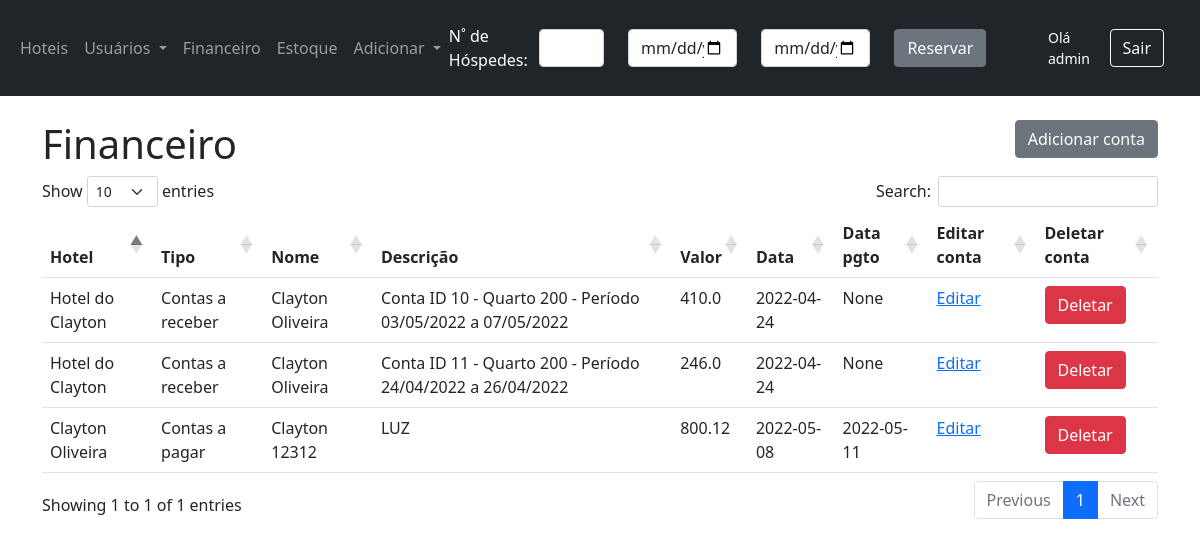
Screenshot of /listar-contas (signed in) with the database file from the repository.
### app/models.py (models this page shows, shortened)
class User(db.Model, UserMixin):
    __tablename__ = 'users'
    id = db.Column(db.Integer, primary_key=True)
    name = db.Column(db.String(500))
    password = db.Column(db.String(500))
    password_confirmation = db.Column(db.String(500))
    profile = db.Column(db.String(15))
    email = db.Column(db.String(120), unique=True)
    hotel_id = db.Column(db.Integer)
    def get_id(self):
        return self.id
    def get_profile(self):
        return self.profile
    def get_hotel_id(self):
        return self.hotel_id

class Hotels(db.Model):
    __tablename__ = 'Hotels'
    id = db.Column(db.Integer, primary_key=True)
    name = db.Column(db.String(30))
    phone = db.Column(db.String(20))
    email = db.Column(db.String(30))
    cnpj = db.Column(db.String(25))
    user_id = db.Column(db.Integer)
    address_id = db.Column(db.Integer, db.ForeignKey('Addresses.id'))
    created_at = db.Column(db.DateTime, default=dt.now())

class Account(db.Model):
    __tablename__ = 'Account'
    id = db.Column(db.Integer, primary_key=True)
    tipo = db.Column(db.String(20))
    hotel_id = db.Column(db.Integer, db.ForeignKey('Hotels.id'))
    guest_id = db.Column(db.Integer, db.ForeignKey('guests.id'))
    reservation_id = db.Column(db.Integer, db.ForeignKey('reservation.id'))
    descricao = db.Column(db.String(30))
    valor = db.Column(db.Float)
    data_cadastro = db.Column(db.Date, default=dt.now())
    data_pgto = db.Column(db.Date)

class Guest(db.Model):
    __tablename__ = 'guests'
    id = db.Column(db.Integer, primary_key=True)
    hotel_id = db.Column(db.Integer, db.ForeignKey('Hotels.id'))
    address_id = db.Column(db.Integer, db.ForeignKey('Addresses.id'))
    name = db.Column(db.String(50))
    email = db.Column(db.String(50))
    phone = db.Column(db.String(20))
    cpf = db.Column(db.String(15))
    birthday = db.Column(db.DateTime)

### app/views.py (the view)
@app.route('/listar-contas', methods=['GET', 'POST'])
@login_required
def listar_conta_endpoint():
    user_id = g.user.get_id()
    return listar_contas(user_id)

### app/forms.py
class VerificarDisponibilidade(FlaskForm):
    total_guests = IntegerField('Quantidade de hóspedes', validators=[DataRequired()])
    check_in = DateField('Data Entrada', validators=[DataRequired()])
    check_out = DateField('Data Saída', validators=[DataRequired()])
    submeter = SubmitField('Reservar')

### app/scripts/financeiro.py (called while the page is built)
def listar_contas(user_id):
    user = User.query.filter_by(id=user_id).first()
    hospedes = Guest.query.order_by(Guest.id)
    hoteis = Hotels.query.filter_by(id=user.hotel_id).order_by(Hotels.created_at)
    if user.hotel_id is None:
        hoteis = Hotels.query.filter_by(user_id=user_id).order_by(Hotels.created_at)
    hoteis_id = [hotel.id for hotel in hoteis]
    hotel_choices = dict([(hotel.id, hotel.name) for hotel in hoteis])
    guest_choices = dict([(hospede.id, hospede.name) for hospede in hospedes if hospede.hotel_id in hoteis_id])
    contas = Account.query.filter(Account.hotel_id.in_(hoteis_id)).order_by(Account.id)
    return render_template('lista_contas.html',
                           contas=contas,
                           hotel_choices=hotel_choices,
                           guest_choices=guest_choices,
                           )

### app/views.py (called while the page is built)
@login_manager.user_loader
def load_user(id):
    return User.query.get(int(id))

@app.before_request
def before_request():
    g.user = current_user

@app.context_processor
def navbar():
    form_reserva = VerificarDisponibilidade()
    return dict(form_reserva=form_reserva)

### app/templates/lista_contas.html (shortened to what this page needs)
{% extends 'base.html' %}
{% block content %}
    <div class="mt-4">
        <h1 style="display: inline-block;">Financeiro</h1>
        <a href="{{ url_for('adicionar_conta_endpoint') }}">
            <button type="button" class="btn btn-secondary" data-bs-dismiss="modal"
                    style="float: right">Adicionar conta
            </button>
        </a>
        <br>
    </div>
    <table id="tabela" class="table table-hover">
        <thead>
        <tr>
            {% if current_user.get_profile() in ['admin'] %}
                <th>Hotel</th>
            {% endif %}
            <th>Tipo</th>
            <th>Nome</th>
            <th>Descrição</th>
            <th>Valor</th>
            <th>Data</th>
            <th>Data pgto</th>
            <th>Editar conta</th>
            <th>Deletar conta</th>
        </tr>
        </thead>
        <tbody>
        {% for conta in contas %}
            <tr>
                {% if current_user.get_profile() in ['admin'] %}
                    <td>{{ hotel_choices[conta.hotel_id] }}</td>
                {% endif %}
                <td>{{ conta.tipo }}</td>
                <td>{{ guest_choices[conta.guest_id] }}</td>
                <td>{{ conta.descricao }}</td>
                <td>{{ conta.valor }}</td>
                <td>{{ conta.data_cadastro }}</td>
                <td>{{ conta.data_pgto }}</td>
                <td><a href="{{ url_for('editar_conta_endpoint', id=conta.id) }}">Editar</a></td>
            <td>
                    <button type="button" class="btn btn-danger" data-bs-toggle="modal"
                            data-bs-target="#Modal_{{ conta.id }}"
                            value="{{ conta.id }}" id="user_{{ conta.id }}">
                        Deletar
                    </button>
                </td>
            </tr>
            </tbody>
        {% endfor %}
    </table>
{% endblock %}

### app/templates/navbar.html (shortened to what this page needs)
<nav class="navbar navbar-expand-lg navbar-dark bg-dark">
    <div class="container-fluid">
        <div class="collapse navbar-collapse" id="navbarSupportedContent">
            <ul class="navbar-nav me-auto mb-2 mb-lg-0">
                {% if current_user.get_profile() in ['admin'] %}
                    <li class="nav-item">
                        <a class="nav-link" aria-current="page" href="{{ url_for('lista_hotel') }}">Hoteis</a>
                    </li>
                {% endif %}
                {% if current_user.get_profile() in ['admin', 'gerente'] %}
                <li class="nav-item dropdown">
                    <a class="nav-link dropdown-toggle" href="#" id="navbarDropdown" role="button"
                       data-bs-toggle="dropdown" aria-expanded="false">
                        Usuários
                    </a>
                </li>
                {% endif %}
                <li class="nav-item">
                    <a class="nav-link" aria-current="page" href="{{ url_for('listar_conta_endpoint') }}">Financeiro</a>
                </li>
                <li class="nav-item">
                    <a class="nav-link" aria-current="page" href="{{ url_for('listar_estoque_endpoint') }}">Estoque</a>
                </li>
                {% if current_user.get_profile() in ['admin', 'gerente'] %}
                    <li class="nav-item dropdown">
                        <a class="nav-link dropdown-toggle" href="#" id="navbarDropdown" role="button"
                            data-bs-toggle="dropdown" aria-expanded="false">
                            Adicionar
                        </a>
                    </li>
                {% endif %}
            </ul>
            <p class="text-white fs-6 me-2 mt-3">N˚ de Hóspedes:</p>
            <form action="{{ url_for('verificar_disponibilidade_endpoint') }}" method="POST">
                <div class="row">
                    <div class="form-group col-2">
                        {{ form_reserva.total_guests(class="form-control") }}
                    </div>
                    <div class="form-group col-3">
                        {{ form_reserva.check_in(class="form-control") }}
                    </div>
                    <div class="form-group col-3">
                        {{ form_reserva.check_out(class="form-control") }}
                    </div>
                    <div class="form-group col-2">
                        {{ form_reserva.submeter(class="btn btn-secondary") }}
                    </div>
                </div>
            </form>
            {% if current_user.is_authenticated %}
                <small class="text-white">Olá {{ current_user.name }}</small>
                <a class="nav-link" aria-current="page" href="{{ url_for('logout') }}">
                    <button type="button" class="btn btn-outline-light me-2">Sair</button>
                </a>
            {% else %}
                <a class="nav-link" aria-current="page" href="{{ url_for('login') }}">
                    <button type="button" class="btn btn-outline-light me-2">Entrar</button>
                </a>
            {% endif %}
        </div>
    </div>
</nav>

### rows the page displays
User: name "admin"
Account: tipo "Contas a receber", descricao "Conta ID 10 - Quarto 200 - Período 03/05/2022 a 07/05/2022", valor "410.0", data_cadastro "2022-04-24", data_pgto "None", {{ conta.id }} 9 (drawn)
Hotels: name "Hotel do Clayton"
Guest: name "Clayton Oliveira"
Account: tipo "Contas a receber", descricao "Conta ID 11 - Quarto 200 - Período 24/04/2022 a 26/04/2022", valor "246.0", data_cadastro "2022-04-24", data_pgto "None", {{ conta.id }} 10 (drawn)
Account: tipo "Contas a pagar", descricao "LUZ", valor "800.12", data_cadastro "2022-05-08", data_pgto "2022-05-11", {{ conta.id }} 11 (drawn)
Hotels: name "Clayton Oliveira"
Guest: name "Clayton 12312"
